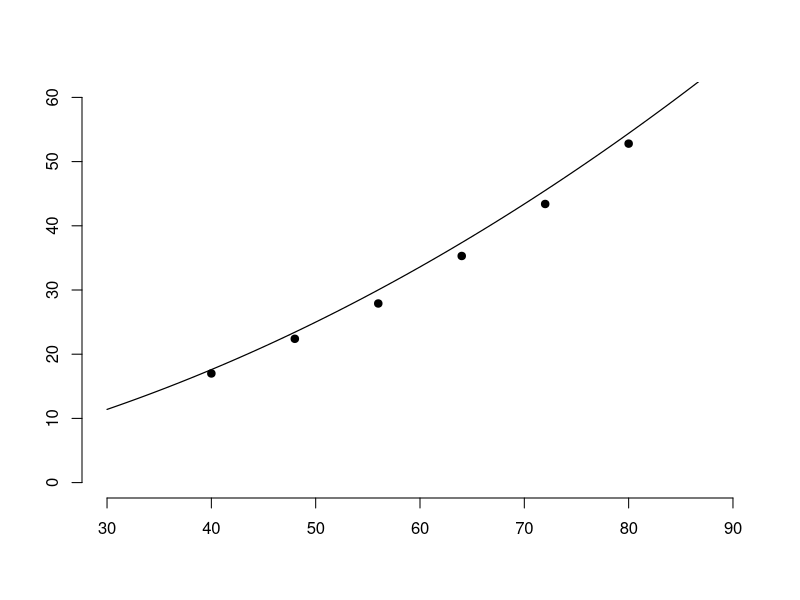
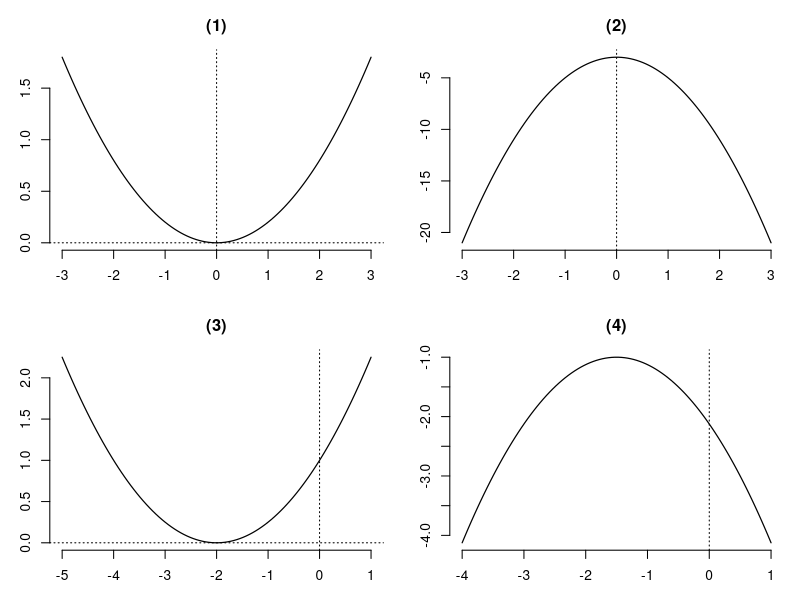
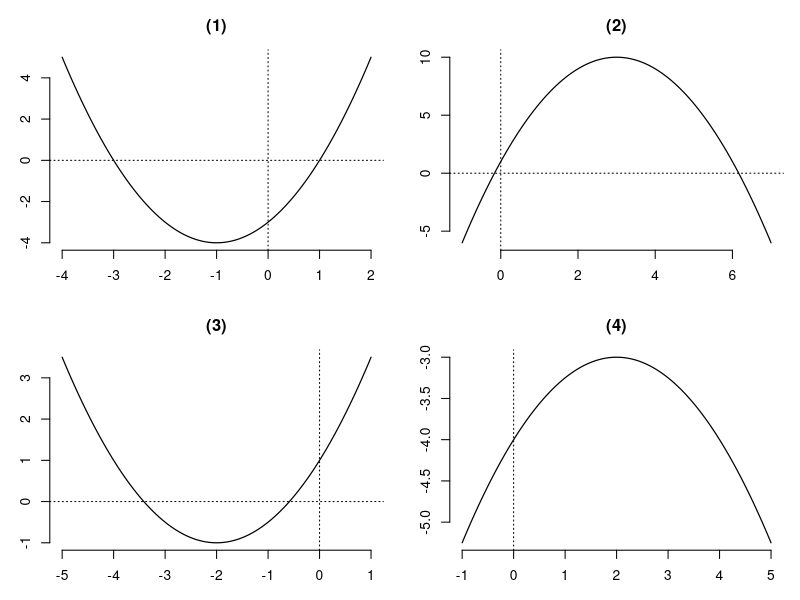
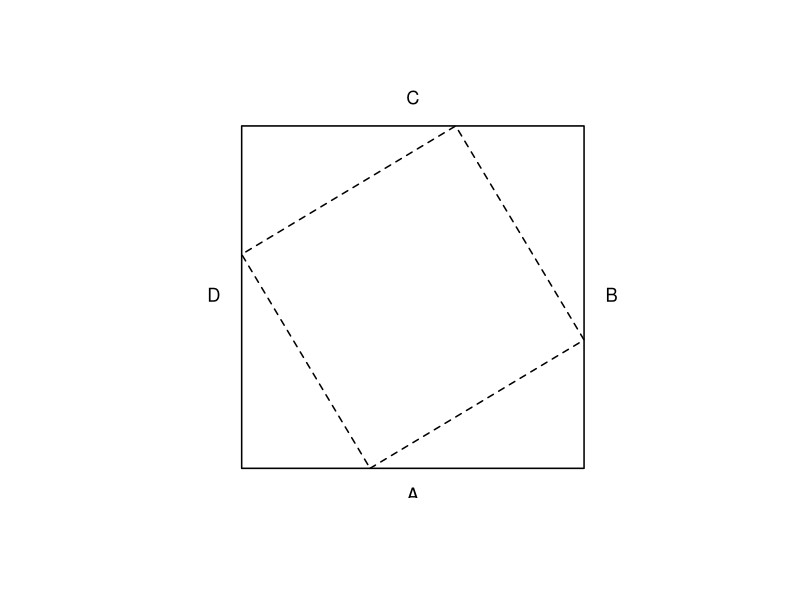

The R script that drew these images, in order:
setwd("C:/Users/18904/Github/junior-mathematics/codes")
if(!dir.exists("../figures"))dir.create("../figures")

# week137-1: braking distance scatter + fitted parabola
draw1=function(){
  v=c(40,48,56,64,72,80);d=c(17,22.4,27.9,35.3,43.4,52.8)
  plot(v,d,pch=19,xlim=c(30,90),ylim=c(0,60),axes=FALSE,xlab="",ylab="")
  axis(1);axis(2)
  xs=seq(30,90,len=100);lines(xs,0.006*xs^2+0.2*xs,lwd=1.2)
}
cairo_pdf("../figures/week137-1.pdf",width=4,height=4,family="sans");draw1();dev.off()
svglite::svglite("../figures/week137-1.svg",width=4,height=4);draw1();dev.off()

# week138-1: four parabolas exercise 3
draw2=function(){
  par(mfrow=c(2,2),mar=c(3,3,3,1))
  x=seq(-3,3,len=100);plot(x,0.2*x^2,type="l",lwd=1.2,axes=FALSE,xlab="",ylab="",main="(1)");abline(h=0,v=0,lty=3);axis(1);axis(2)
  x=seq(-3,3,len=100);plot(x,-2*x^2-3,type="l",lwd=1.2,axes=FALSE,xlab="",ylab="",main="(2)");abline(h=0,v=0,lty=3);axis(1);axis(2)
  x=seq(-5,1,len=100);plot(x,0.25*(x+2)^2,type="l",lwd=1.2,axes=FALSE,xlab="",ylab="",main="(3)");abline(h=0,v=0,lty=3);axis(1);axis(2)
  x=seq(-4,1,len=100);plot(x,-0.5*(x+1.5)^2-1,type="l",lwd=1.2,axes=FALSE,xlab="",ylab="",main="(4)");abline(h=0,v=0,lty=3);axis(1);axis(2)
}
cairo_pdf("../figures/week138-1.pdf",width=8,height=8,family="sans");draw2();dev.off()
svglite::svglite("../figures/week138-1.svg",width=8,height=8);draw2();dev.off()

# week138-2: four parabolas exercise 4
draw3=function(){
  par(mfrow=c(2,2),mar=c(3,3,3,1))
  x=seq(-4,2,len=100);plot(x,x^2+2*x-3,type="l",lwd=1.2,axes=FALSE,xlab="",ylab="",main="(1)");abline(h=0,v=0,lty=3);axis(1);axis(2)
  x=seq(-1,7,len=100);plot(x,1+6*x-x^2,type="l",lwd=1.2,axes=FALSE,xlab="",ylab="",main="(2)");abline(h=0,v=0,lty=3);axis(1);axis(2)
  x=seq(-5,1,len=100);plot(x,0.5*x^2+2*x+1,type="l",lwd=1.2,axes=FALSE,xlab="",ylab="",main="(3)");abline(h=0,v=0,lty=3);axis(1);axis(2)
  x=seq(-1,5,len=100);plot(x,-0.25*x^2+x-4,type="l",lwd=1.2,axes=FALSE,xlab="",ylab="",main="(4)");abline(h=0,v=0,lty=3);axis(1);axis(2)
}
cairo_pdf("../figures/week138-2.pdf",width=8,height=8,family="sans");draw3();dev.off()
svglite::svglite("../figures/week138-2.svg",width=8,height=8);draw3();dev.off()

# week138-3: square with inscribed square
draw4=function(){
  plot(0,0,xlim=c(-0.5,13),ylim=c(-0.5,13),type="n",asp=1,axes=FALSE,xlab="",ylab="")
  polygon(c(0,12,12,0),c(0,0,12,12),lwd=1.5)
  # E on AB bottom at x=4.5, F on BC right, etc symmetric
  e=4.5
  polygon(c(e,12,12-e,0),c(0,e,12,12-e),lwd=1.5,lty=2)
  text(6,-0.4,"A",pos=1,cex=1.1);text(12.4,6,"B",pos=4,cex=1.1);text(6,12.4,"C",pos=3,cex=1.1);text(-0.4,6,"D",pos=2,cex=1.1)
}
cairo_pdf("../figures/week138-3.pdf",width=4,height=4,family="sans");draw4();dev.off()
svglite::svglite("../figures/week138-3.svg",width=4,height=4);draw4();dev.off()
